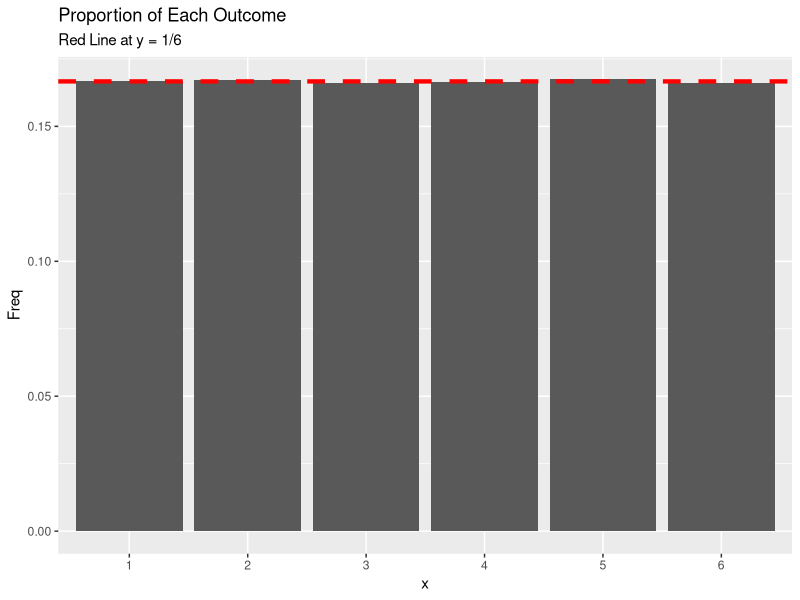
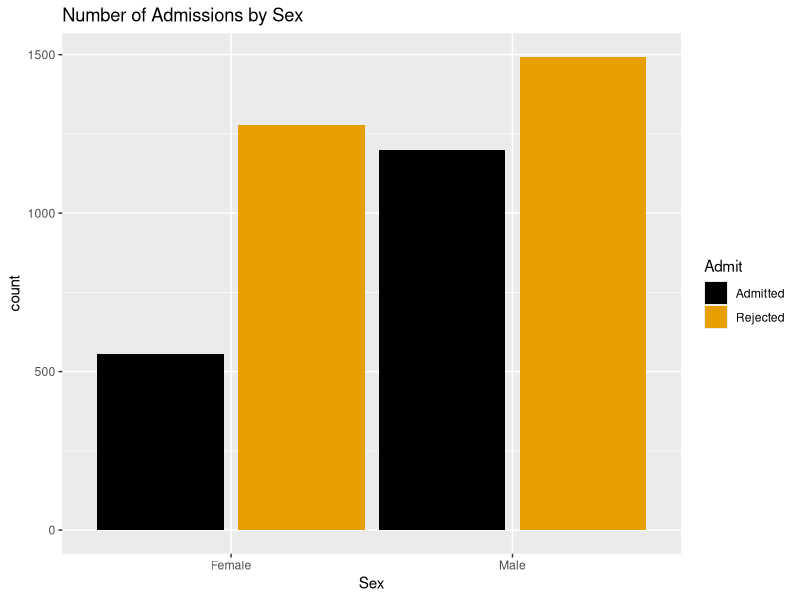
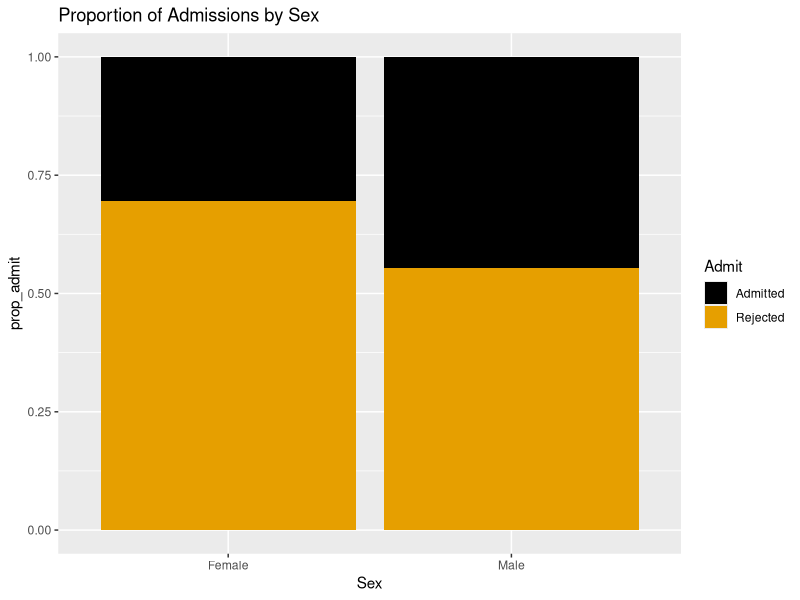
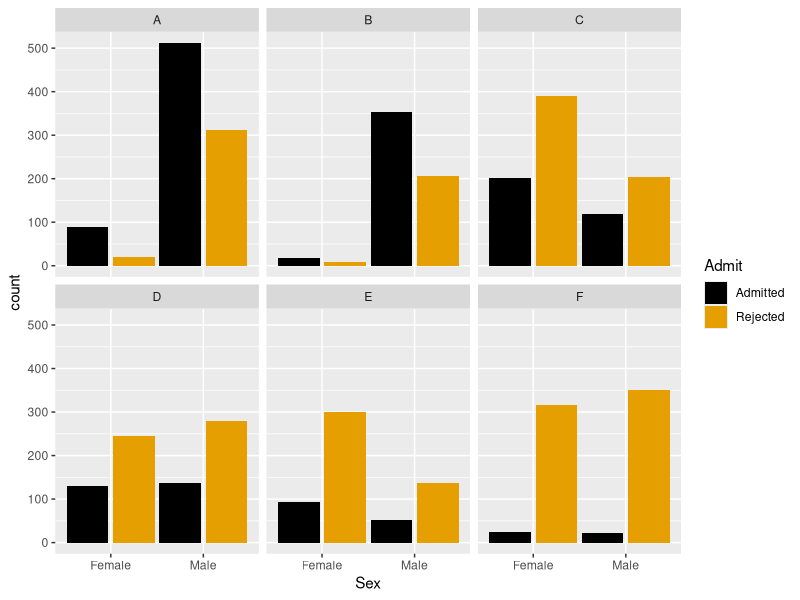
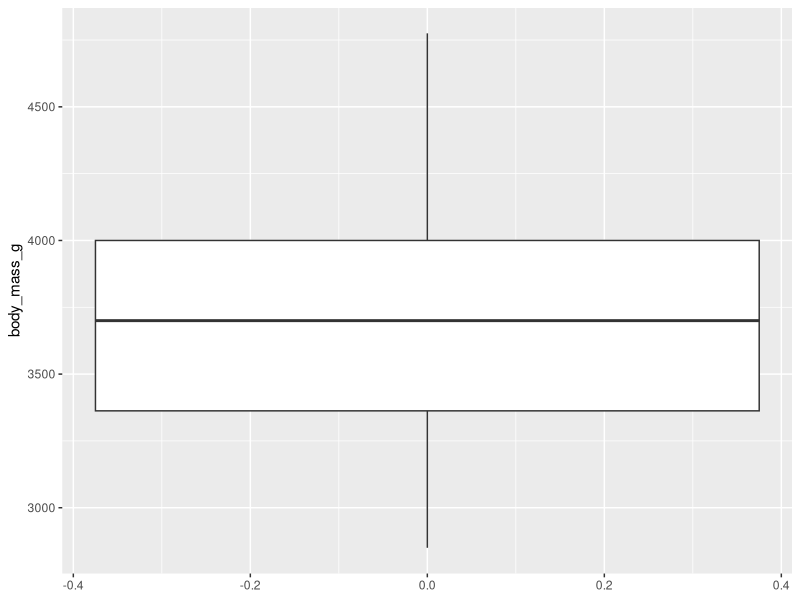
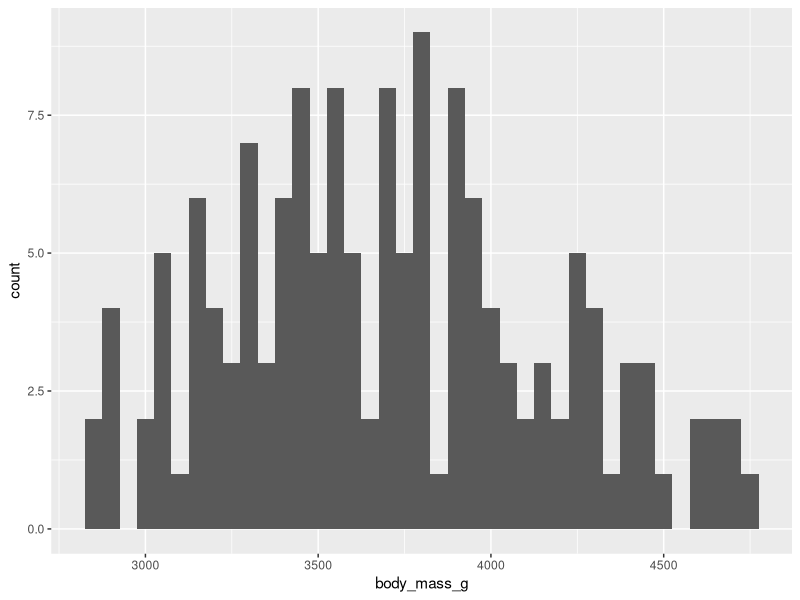
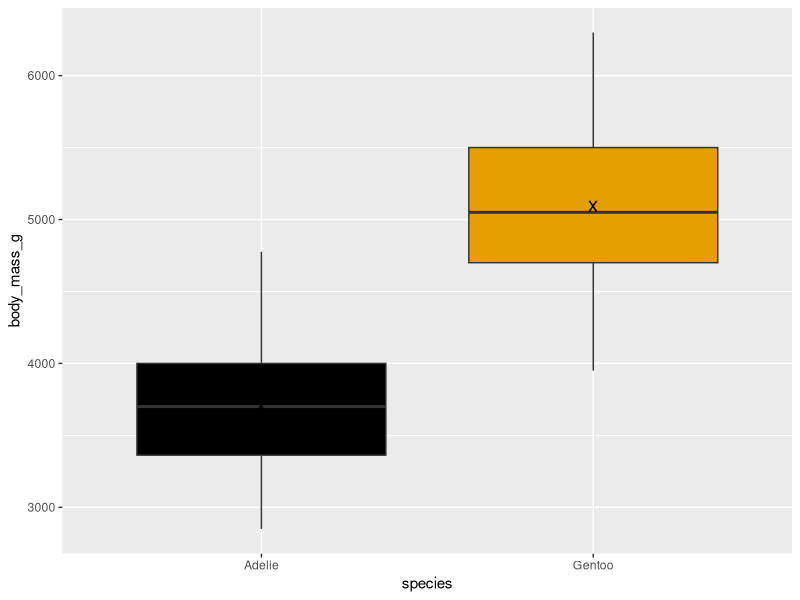
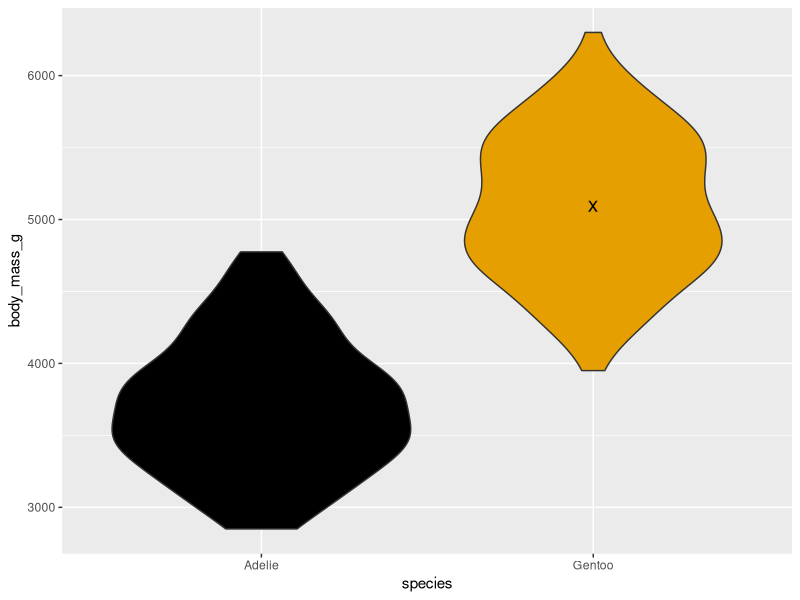

Write the R code that produced these figures, in order.
## ---- chunk 1
knitr::opts_chunk$set(echo = TRUE)

set.seed(1234)

library(palmerpenguins)
library(tidyverse)
library(broom)

pgns <- penguins %>% 
  drop_na() %>%
  mutate(
    species = factor(species),
    island = factor(island),
    sex = factor(sex),
    year = factor(year)
  )
## ---- chunk 2
accessible <- TRUE
if (accessible) {
  mypal <- unname(palette.colors(palette = "Okabe-Ito"))
  options(ggplot2.discrete.colour = mypal)
  options(ggplot2.discrete.fill = mypal)
}
## ---- chunk 3
sample(
  x = 1:6, # defines a set of possible outcomes from a random experiment
  size = 5, # number of times I would like to sample
  replace = TRUE # TRUE indicates that I could get the same outcome in the sampling procedure
)
## ---- chunk 4
x <- sample(x = 1:6, size = 1e6, replace = TRUE)
x <- factor(x, 1:6)

prop.table(table(x)) %>%
  as.data.frame() %>%
  ggplot() +
  geom_col(aes(x = x, y = Freq)) +
  geom_hline(yintercept = 1/6, color = "red", linewidth = 1.5, linetype = "dashed") +
  ggtitle("Proportion of Each Outcome", "Red Line at y = 1/6")
## ---- chunk 5
x_table <- table(x)
print(x_table)

# Chi-Squared Goodness-of-Fit test
chisq.test(x = x_table, p = rep(1/6, 6))
## ---- chunk 6
ucbdf <- read.csv("data/UCBAdmission2.csv")
ucbdf <- ucbdf %>%
  mutate(Admit = factor(Admit), Sex = factor(Sex))
head(ucbdf)
## ---- chunk 7
prop_admission <- ucbdf %>%
  # get number of observations per Sex-Admit combination
  count(Sex, Admit) %>%
  # get proportion of Admission and Rejection per Sex
  group_by(Sex) %>%
  mutate(prop_admit = n / sum(n))
prop_admission

ggplot(ucbdf) +
  geom_bar(aes(x = Sex, fill = Admit), position = position_dodge(1)) +
  ggtitle("Number of Admissions by Sex")

ggplot(prop_admission) +
  geom_col(aes(x = Sex, y = prop_admit, fill = Admit)) +
  ggtitle("Proportion of Admissions by Sex")
## ---- chunk 8
chisq.test(x = ucbdf$Admit, y = ucbdf$Sex)
## ---- chunk 9
ucbdf %>%
  ggplot() +
  facet_wrap(~Dept) +
  geom_bar(aes(x = Sex, fill = Admit), position = position_dodge(1))

depA <- ucbdf %>% filter(Dept == "A")
depB <- ucbdf %>% filter(Dept == "B")
depC <- ucbdf %>% filter(Dept == "C")
depD <- ucbdf %>% filter(Dept == "D")
depE <- ucbdf %>% filter(Dept == "E")
depF <- ucbdf %>% filter(Dept == "F")

chisq.test(depA$Admit, depA$Sex)
chisq.test(depB$Admit, depB$Sex)
chisq.test(depC$Admit, depC$Sex)
chisq.test(depD$Admit, depD$Sex)
chisq.test(depE$Admit, depE$Sex)
chisq.test(depF$Admit, depF$Sex)

## ---- chunk 10
pgns_adelie <- pgns %>%
  filter(species == "Adelie")

ggplot(pgns_adelie) +
  geom_boxplot(aes(y = body_mass_g))

ggplot(pgns_adelie) +
  geom_histogram(aes(x = body_mass_g), binwidth = 50)

t.test(pgns_adelie$body_mass_g)
## ---- chunk 11
pgns %>%
  filter(species %in% c("Adelie", "Gentoo")) %>%
  ggplot(aes(x = species, y = body_mass_g, fill = species)) +
  geom_boxplot(show.legend = FALSE) +
  stat_summary(geom = "point", fun = mean, show.legend = FALSE, pch = "x", size = 5)

pgns %>%
  filter(species %in% c("Adelie", "Gentoo")) %>%
  ggplot(aes(x = species, y = body_mass_g, fill = species)) +
  geom_violin(show.legend = FALSE) +
  stat_summary(geom = "point", fun = mean, show.legend = FALSE, pch = "x", size = 5)
## ---- chunk 12
t.test(body_mass_g ~ species, data = pgns %>% filter(species %in% c("Adelie", "Gentoo")))
## ---- chunk 13
pgns %>%
  ggplot(aes(x = species, y = body_mass_g, fill = species)) +
  geom_boxplot(show.legend = FALSE) +
  stat_summary(geom = "point", fun = mean, show.legend = FALSE, pch = "x", size = 5)
## ---- chunk 14
my_aov <- aov(body_mass_g ~ species, data = pgns)
print(my_aov)
## ---- chunk 15
# a two-sided formula
lhs ~ rhs
## ---- chunk 16
ggplot(pgns) +
  facet_wrap(~species) + # one-sided formula to stratify by species
  geom_point(aes(x = flipper_length_mm, y = body_mass_g))
## ---- chunk 17
y ~ x1 + x2 + x3
## ---- chunk 18
y ~ -1 + x1 + x2
## ---- chunk 19
y ~ x1*x2
## ---- chunk 20
y ~ x1:x2
## ---- chunk 21
y ~ (x1 + x2 + x3)^2
## ---- chunk 22
y ~ x1 + I(x2^2)
## ---- chunk 23
y ~ x1 + poly(x2, degree = 2)
## ---- chunk 24
ggplot(pgns) + 
  geom_point(aes(x = flipper_length_mm, y = body_mass_g)) +
  ggtitle("Body Mass (g) vs Flipper Length (mm)")
## ---- chunk 25
mymodel <- lm(body_mass_g ~ flipper_length_mm, data = pgns)
summary(mymodel)
## ---- chunk 26
plot(mymodel)
## ---- chunk 27
mymodel2 <- lm(body_mass_g ~ species + island + sex + bill_length_mm + bill_depth_mm + flipper_length_mm, data = pgns)
summary(mymodel2)
## ---- chunk 28
plot(mymodel2)
## ---- chunk 29
ggplot(pgns) +
  geom_boxplot(aes(x = island, y = body_mass_g, fill = species))
## ---- chunk 30
ggplot(pgns) + 
  geom_boxplot(aes(x = species, y = body_mass_g, fill = sex))
## ---- chunk 31
mymodel3 <- lm(body_mass_g ~ species * sex + island + bill_length_mm + bill_depth_mm + flipper_length_mm, data = pgns)
summary(mymodel3)
plot(mymodel3)
## ---- chunk 32
summary(mymodel2)$coefficients
## ---- chunk 33
head(residuals(mymodel2))
# or
head(mymodel2$residuals)
## ---- chunk 34
head(mymodel2$fitted.values)
## ---- chunk 35
tidy(mymodel2)
augment(mymodel2)
## ---- chunk 36
glance(mymodel2)
## ---- chunk 37
mymodel2 %>%
  augment() %>%
  mutate(rn = row_number()) %>%
  ggplot(aes(x = .hat, y = .std.resid, color = sex)) +
  geom_point() +
  geom_text(aes(label = rn), vjust = 1.5) +
  ggtitle("Recreate Residuals vs Leverage")
